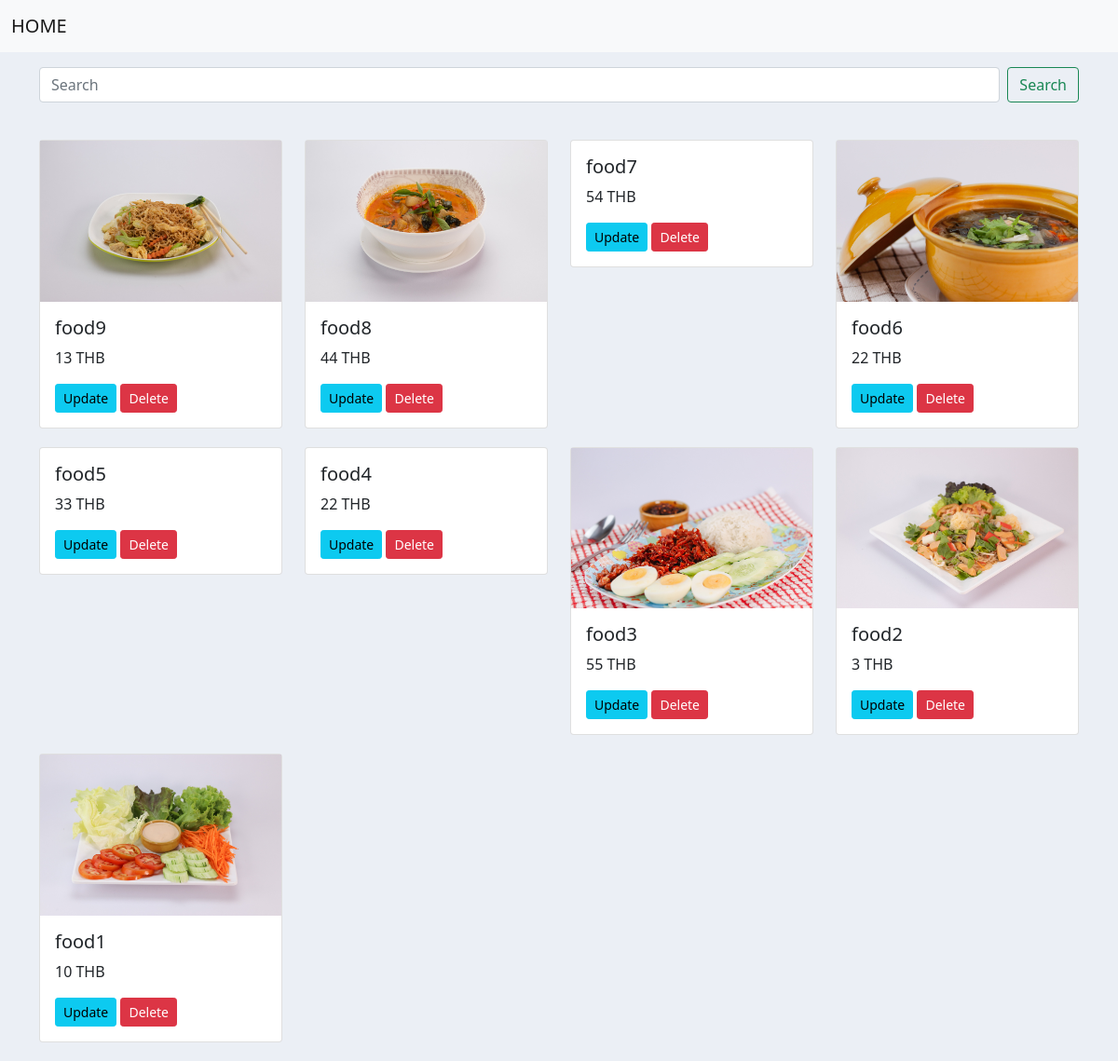
The app's page /dashboard/viewallfood/ with its own data.
### dashboard/models.py (models this page shows, shortened)
class Food(models.Model):
    DAYS = (
        ('Sunday', 'Sunday'),
        ('Monday', 'Monday'),
        ('Tuesday', 'Tuesday'),
        ('Wednesday', 'Wednesday'),
        ('Thursday', 'Thursday'),
        ('Friday', 'Friday'),
        ('Saturday', 'Saturday'),
    )
    foodId = models.AutoField(primary_key=True)
    foodImage = models.ImageField(upload_to='images/', null=True, blank=True)
    foodName = models.CharField(max_length=100)
    foodAddDate = models.DateTimeField(null=True, blank=True, auto_now=True)
    foodPrice = models.IntegerField(default=0)
    foodAvailableDay = models.CharField(max_length=20, choices=DAYS, null=True, blank=True)

### dashboard/views.py (the view)
# urls.py: path('viewallfood/', views.ViewAllFood.as_view(), name='viewallfood'),
class ViewAllFood(generic.ListView):
    model = Food
    template_name = 'dashboard/allFood.html'
    context_object_name = 'foods'
    def get_queryset(self):
        return Food.objects.all().order_by('-foodAddDate')

### dashboard/templates/dashboard/allFood.html (shortened to what this page needs)
{% extends "dashboard/base.html" %}
{% load static %}
{% block main %}
<div class="container">
  <form class="d-flex">
    <input class="form-control me-2" type="search" placeholder="Search" aria-label="Search">
    <button class="btn btn-outline-success" type="submit">Search</button>
  </form>
  <p>
    <br>
  </p>
    <div class="row">
        {% for food in foods %}
        <div class="col-sm-3">
            <div class="card" style="width: 100%; margin-bottom: 20px;">
                {% if food.foodImage %}
                <img src="{{ food.foodImage.url }}" alt="">
                {% else %}
                <img src="{% static 'dashboard/img/food_profile.png' %}" alt="" style="width: 100%;">
                {% endif %}
                <div class="card-body">
                  <h5 class="card-title">{{ food.foodName }}</h5>
                  <p class="card-text">{{ food.foodPrice }} THB</p>
                  <a class="btn btn-sm btn-info" href="{% url 'dashboard:editfood' food.foodId %}">Update</a>
                  <a class="btn btn-sm btn-danger" href="{% url 'dashboard:delete' food.foodId %}">Delete</a>
                </div>
              </div>
        </div>
        {% empty %}
        <p>No Food added yet</p>
        {% endfor %}
      </div>
  </div>
{% endblock %}

### dashboard/static/dashboard/css/main.css (style rules this page uses)
body { background-color: #ebeff5; }

### records on screen
Food: foodImage (picture), foodName "food9", foodPrice "13"
Food: foodImage (picture), foodName "food8", foodPrice "44"
Food: foodName "food7", foodPrice "54"
Food: foodImage (picture), foodName "food6", foodPrice "22"
Food: foodName "food5", foodPrice "33"
Food: foodName "food4", foodPrice "22"
Food: foodImage (picture), foodName "food3", foodPrice "55"
Food: foodImage (picture), foodName "food2", foodPrice "3"
Food: foodImage (picture), foodName "food1", foodPrice "10"
